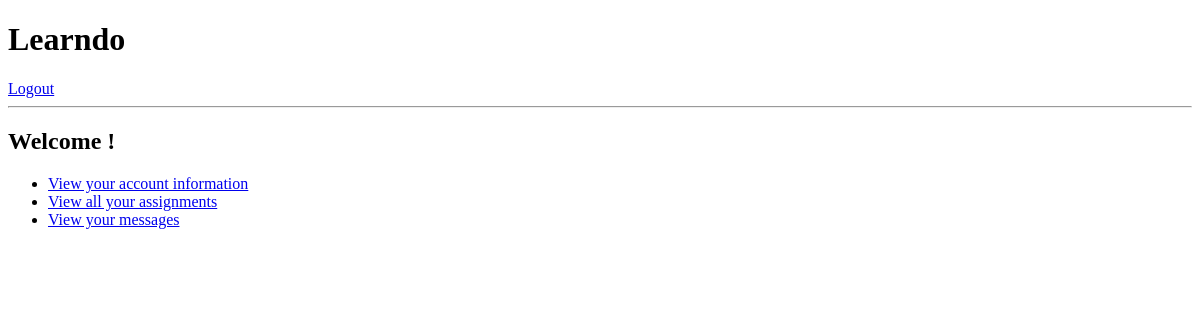
Before: /student/9 (signed in) with the older database file.
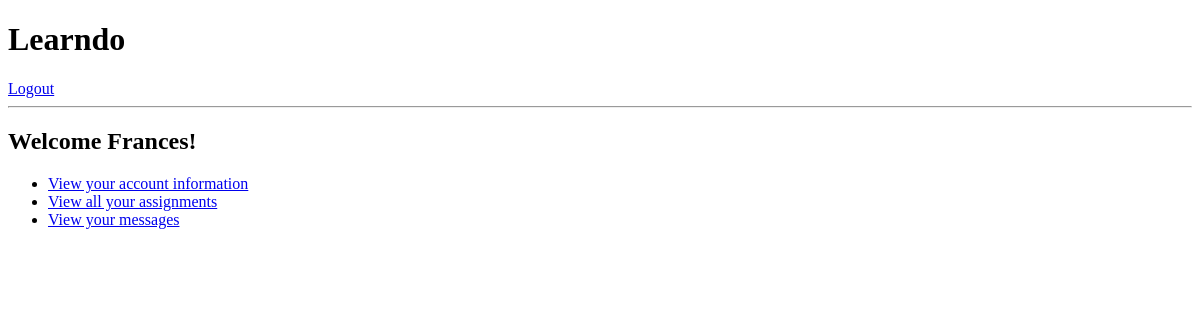
After: the same page with the newer database file.
### model.py (models this page shows, shortened)
class User(db.Model):
    __tablename__ = "users"
    user_id = db.Column(db.Integer, autoincrement=True, primary_key=True)
    is_teacher = db.Column(db.Boolean, nullable=False)
    username = db.Column(db.Integer, nullable=False, unique=True)
    password = db.Column(db.String(16), nullable=False)
    email = db.Column(db.String(64), nullable=True)
    first_name = db.Column(db.String(32), nullable=False)
    last_name = db.Column(db.String(32), nullable=True)
    display_name = db.Column(db.String(32), nullable=True)
    school = db.Column(db.String(64), nullable=True)
    classes = db.relationship("Class",
                             secondary='usersclasses',
                             backref="users")
    tasks = db.relationship('Task', backref='user')
    assignments = db.relationship('Assignment', backref='user')

### server.py (the view)
@app.route('/student/<int:user_id>')
def show_student_dashboard(user_id):
    if session['user_id'] == user_id:
        student = User.query.get(user_id)  ## Can I make this a global variable or store in session?
        return render_template("sdashboard.html", student=student)
    else:
        flash("You do not have access to that page.")
        return redirect("/")

### templates/sdashboard.html
{% extends 'base.html' %}
{% block content %}
<h2>Welcome {{ student.display_name }}!</h2></a>
{% endblock %}

Changed rows visible on the page:
now on this page (row edited): User: display_name "Frances"
